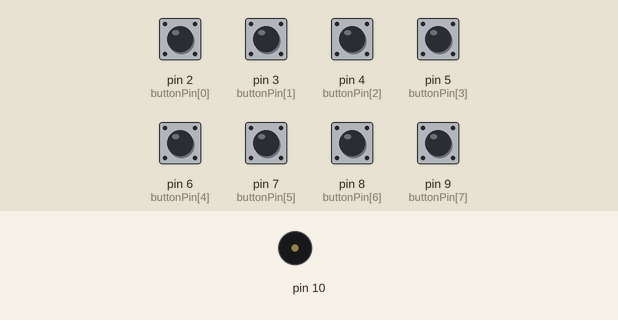
This sketch was run on a simulated Arduino Uno, built with avr-gcc and run on an emulated ATmega328P. On the bench: buzzer (waves = sounding). Inputs (shaded band) come from the test bench; at power-on: pin 2 (buttonPin[0]), pin 3 (buttonPin[1]), pin 4 (buttonPin[2]), pin 5 (buttonPin[3]), pin 6 (buttonPin[4]), pin 7 (buttonPin[5]), pin 8 (buttonPin[6]), pin 9 (buttonPin[7]) HIGH.

Above: at 1.2 s.
1.3 s: pin 2 (buttonPin[0]) pulled LOW for 1 s
At 1.6 s:
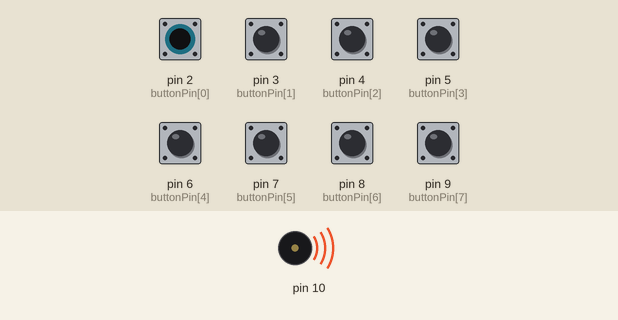
Timing chart, 0 to 4.3 s (numbered marks = the images above; inputs shaded):
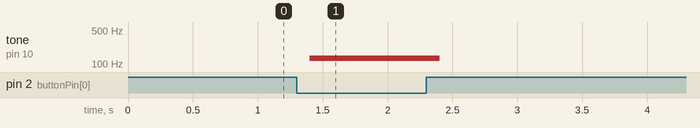

Measured:
- after the input at 1.3 s, tone on pin 10: silent → 131 Hz after 0.10 s, → silent 1.0 s later

The sketch:

6_3_____ex____.ino
```cpp
/*
  Melody
 */
#define NOTE_C3  131
#define NOTE_D3  147
#define NOTE_E3  165
#define NOTE_F3  175
#define NOTE_G3  196
#define NOTE_A3  220
#define NOTE_B3  247
#define NOTE_C4  262

#define NUM 14

int buttonPin[]={2,3,4,5,6,7,8,9};
int memory[NUM];
int state = 0;

void setup() {
  for(byte i=2;i<=9;i++){
    pinMode(i,INPUT_PULLUP);
//    digitalWrite(buttonPin[i],HIGH);
  }
  pinMode(10,OUTPUT);
  for (int n = 0; n < NUM; n++)
{
    memory[n] = 0; // Unpressed
}
}

void loop() {
  // no need to repeat the melody.
    // iterate over the notes of the melody:

    // to calculate the note duration, take one second
    // divided by the note type.
    //e.g. quarter note = 1000 / 4, eighth note = 1000/8, etc.
    int noteDuration = 1000;
//	for(byte i=0;i<=7;i++)
//  	int buttonPin[i]=(i+2);

  switch(state){
    case NUM:
    delay(2000);
  for (int thisNote = 0; thisNote < NUM; thisNote++) {
  tone(10, memory[thisNote], noteDuration/4);
    delay(noteDuration * 1.3);
    noTone(10);}
  //delay(200);
  state=0;
    break;

    default:
    if(digitalRead(buttonPin[0]) == LOW){
      Serial.println("u");
      tone(10, NOTE_C3, noteDuration);
      memory[state] = NOTE_C3;
      state++;
      }
    else if(digitalRead(buttonPin[1]) == LOW){
      tone(10, NOTE_D3, noteDuration);
      memory[state] = NOTE_D3;
      state++;
      }

    else if(digitalRead(buttonPin[2]) == LOW){
      tone(10, NOTE_E3, noteDuration);
      memory[state] = NOTE_E3;
      state++;
      }
    else if(digitalRead(buttonPin[3]) == LOW){
      tone(10, NOTE_F3, noteDuration);
      memory[state] = NOTE_F3;
      state++;
      }
    else if(digitalRead(buttonPin[4]) == LOW){
      tone(10, NOTE_G3, noteDuration);
      memory[state] = NOTE_G3;
      state++;
      }
    else if(digitalRead(buttonPin[5]) == LOW){
      tone(10, NOTE_A3, noteDuration);
      memory[state] = NOTE_A3;
      state++;
      }
    else if(digitalRead(buttonPin[6]) == LOW){
      tone(10, NOTE_B3, noteDuration);
      memory[state] = NOTE_B3;
      state++;
      }
    else if(digitalRead(buttonPin[7]) == LOW){
      tone(10, NOTE_C4, noteDuration);
      memory[state] = NOTE_C4;
      state++;
      }
    // to distinguish the notes, set a minimum time between them.
    // the note's duration + 30% seems to work well:
    //int pauseBetweenNotes = noteDuration * 1.3;
    //delay(pauseBetweenNotes);
    // stop the tone playing:
  delay(200);
  noTone(10);
    //buttonState =0;
  break;
  }
}
```
